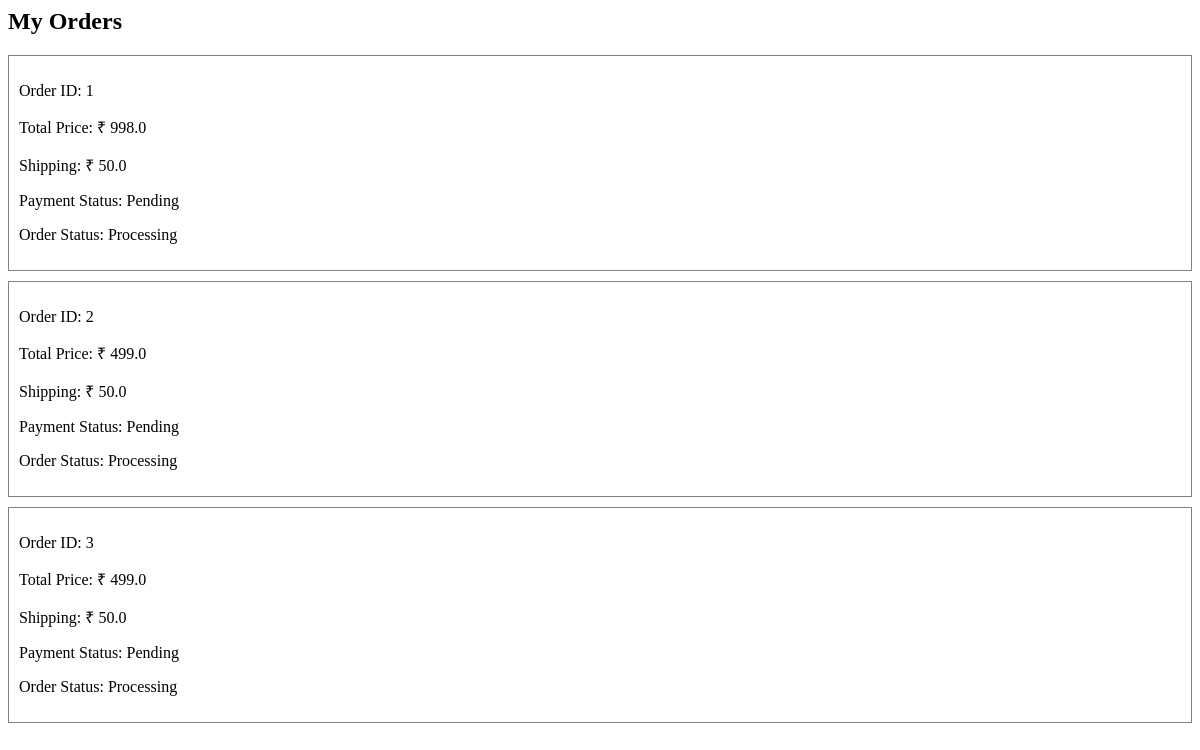
Page /my-orders (signed in) on the earlier database version.
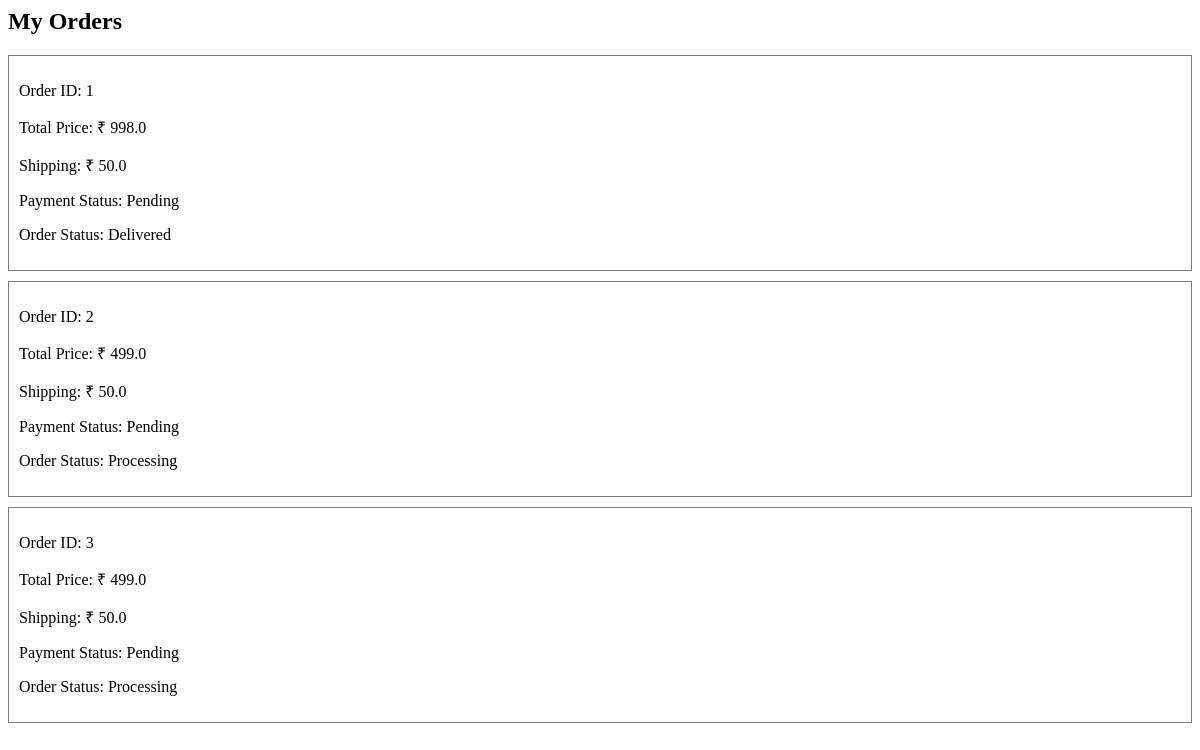
Same page on the later database version.
### models.py (models this page shows)
class Order(db.Model):
    id = db.Column(db.Integer, primary_key=True)
    user_id = db.Column(db.Integer, db.ForeignKey('user.id'))
    total_price = db.Column(db.Float)
    shipping_price = db.Column(db.Float)
    payment_status = db.Column(db.String(50))
    order_status = db.Column(db.String(50))
    items = db.relationship('OrderItem', backref='order', lazy=True)

### app.py (the view)
@app.route('/my-orders')
def my_orders():
    if "user_id" not in session:
        return redirect(url_for("login"))
    orders = Order.query.filter_by(user_id=session["user_id"]).all()
    return render_template(
        "my_orders.html",
        orders=orders
    )

### templates/my_orders.html
<h2>My Orders</h2>
{% for order in orders %}
<div style="border:1px solid gray; padding:10px; margin-bottom:10px">
<p>Order ID: {{order.id}}</p>
<p>Total Price: ₹ {{order.total_price}}</p>
<p>Shipping: ₹ {{order.shipping_price}}</p>
<p>Payment Status: {{order.payment_status}}</p>
<p>Order Status: {{order.order_status}}</p>
</div>
{% endfor %}

Differences in the rows shown:
changed Order id 1: order_status "Processing" → "Delivered"
